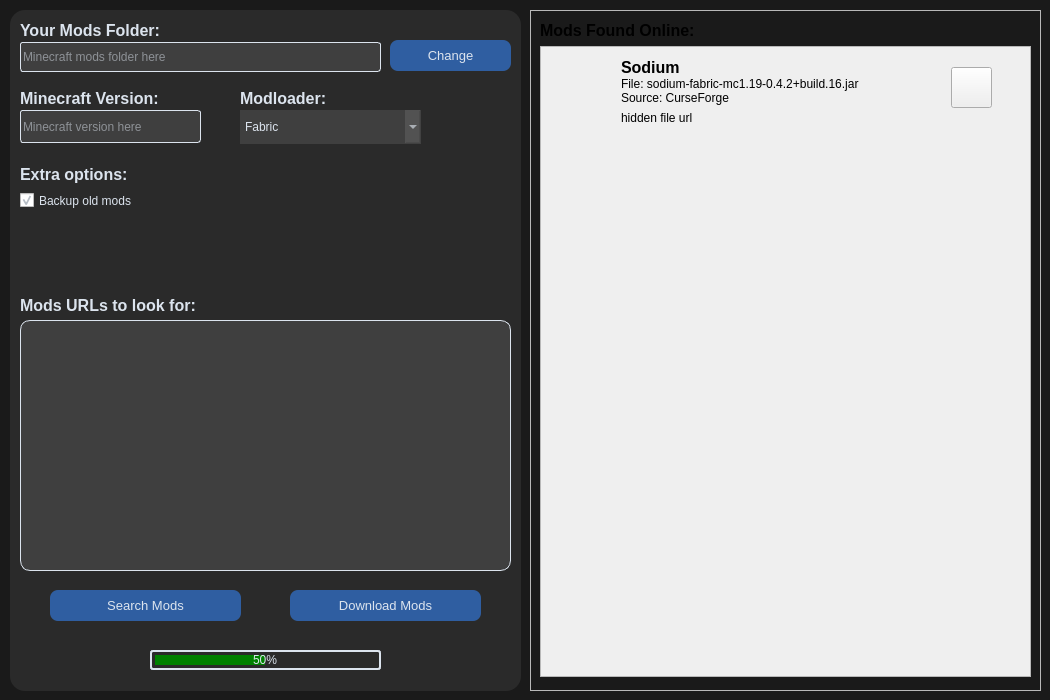
<?xml version="1.0" encoding="UTF-8"?>
<ui version="4.0">
 <class>MainWindow</class>
 <widget class="QMainWindow" name="MainWindow">
  <property name="geometry">
   <rect>
    <x>0</x>
    <y>0</y>
    <width>1050</width>
    <height>700</height>
   </rect>
  </property>
  <property name="minimumSize">
   <size>
    <width>1050</width>
    <height>700</height>
   </size>
  </property>
  <property name="maximumSize">
   <size>
    <width>1050</width>
    <height>700</height>
   </size>
  </property>
  <property name="windowTitle">
   <string>MC Mod Updater</string>
  </property>
  <property name="windowIcon">
   <iconset>
    <normaloff>../icon/mc_mod_updater_icon.ico</normaloff>../icon/mc_mod_updater_icon.ico</iconset>
  </property>
  <property name="styleSheet">
   <string notr="true">QMainWindow,
#centralwidget {
	background-color: #1a1a1a;
}

QMenuBar {
	background-color: #2a2a2a;
	color: #dce4ee;
}</string>
  </property>
  <widget class="QWidget" name="centralwidget">
   <widget class="QFrame" name="modsFrame">
    <property name="geometry">
     <rect>
      <x>530</x>
      <y>10</y>
      <width>511</width>
      <height>681</height>
     </rect>
    </property>
    <property name="styleSheet">
     <string notr="true">#modsFrame {
	background-color: #2a2a2a;
	border-radius: 15px;
}


/* Label */
QFrame QLabel {
	color: #DCE4EE;
}


/* Frame */
QFrame,
#scrollAreaWidgetContents {
	background-color: #2a2a2a;
}


/* modWidget */
#scrollAreaWidgetContents &gt; QWidget {
	background-color: rgba(255, 255, 255, 0.1);
	border-radius: 10px;
}


/* modWidget Label */
#scrollAreaWidgetContents &gt; QWidget QLabel {
	background-color: rgba(255, 255, 255, 0.0);
}


/* modWidget PushButton */
#scrollAreaWidgetContents &gt; QWidget QPushButton {
	background-color: #9e2c24;
	border-radius: 5px;
}
#scrollAreaWidgetContents &gt; QWidget QPushButton:pressed {
	background-color: #6b1d18;
}


/* ScrollArea */
QScrollArea {
	background-color: #2a2a2a;
	border-radius: 15px;
}
/* VERTICAL SCROLLBAR */
 QScrollBar:vertical {
	border: none;
    background: #2a2a2a;
    width: 10px;
 }
/*  HANDLE BAR VERTICAL */
QScrollBar::handle:vertical {	
	background: #DCE4EE;
	border-radius: 5px;
}
QScrollBar::handle:vertical:pressed {	
	background-color: #acb3bb;
}
/* BTN TOP - SCROLLBAR */
QScrollBar::sub-line:vertical, 
QScrollBar::add-line:vertical {
	height: 0px;
}
/* RESET ARROW */
QScrollBar::up-arrow:vertical, QScrollBar::down-arrow:vertical,
QScrollBar::add-page:vertical, QScrollBar::sub-page:vertical {
	background: none;
}
/* HORIZONTAL SCROLLBAR */
QScrollBar:horizontal {
	border: none;
    background: #3f3f3f;
    height: 10px;
	border-radius: 0px;
}
/*  HANDLE BAR HORIZONTAL */
QScrollBar::handle:horizontal {
	background: #DCE4EE;
	border-radius: 5px;
}
QScrollBar::handle:horizontal:pressed {	
	background-color: #acb3bb;
}
/* BTN TOP - SCROLLBAR */
QScrollBar::sub-line:horizontal, 
QScrollBar::add-line:horizontal {
	width: 0px;
}
/* RESET ARROW */
QScrollBar::up-arrow:horizontal, QScrollBar::down-arrow:horizontal,
QScrollBar::add-page:horizontal, QScrollBar::sub-page:horizontal {
	background: none;
}</string>
    </property>
    <property name="frameShape">
     <enum>QFrame::StyledPanel</enum>
    </property>
    <property name="frameShadow">
     <enum>QFrame::Raised</enum>
    </property>
    <widget class="QLabel" name="modsFoundOnlineLabel">
     <property name="geometry">
      <rect>
       <x>10</x>
       <y>10</y>
       <width>191</width>
       <height>21</height>
      </rect>
     </property>
     <property name="font">
      <font>
       <family>Segoe UI</family>
       <pointsize>12</pointsize>
       <weight>75</weight>
       <bold>true</bold>
      </font>
     </property>
     <property name="text">
      <string>Mods Found Online:</string>
     </property>
     <property name="alignment">
      <set>Qt::AlignLeading|Qt::AlignLeft|Qt::AlignVCenter</set>
     </property>
    </widget>
    <widget class="QScrollArea" name="scrollArea">
     <property name="geometry">
      <rect>
       <x>10</x>
       <y>36</y>
       <width>491</width>
       <height>631</height>
      </rect>
     </property>
     <property name="widgetResizable">
      <bool>true</bool>
     </property>
     <widget class="QWidget" name="scrollAreaWidgetContents">
      <property name="geometry">
       <rect>
        <x>0</x>
        <y>0</y>
        <width>491</width>
        <height>631</height>
       </rect>
      </property>
      <layout class="QVBoxLayout" name="verticalLayout">
       <property name="spacing">
        <number>10</number>
       </property>
       <property name="leftMargin">
        <number>0</number>
       </property>
       <property name="topMargin">
        <number>0</number>
       </property>
       <property name="rightMargin">
        <number>0</number>
       </property>
       <property name="bottomMargin">
        <number>0</number>
       </property>
       <item alignment="Qt::AlignTop">
        <widget class="QWidget" name="modWidgetExample" native="true">
         <property name="minimumSize">
          <size>
           <width>0</width>
           <height>80</height>
          </size>
         </property>
         <property name="maximumSize">
          <size>
           <width>470</width>
           <height>80</height>
          </size>
         </property>
         <widget class="QLabel" name="modIcon">
          <property name="geometry">
           <rect>
            <x>10</x>
            <y>10</y>
            <width>61</width>
            <height>61</height>
           </rect>
          </property>
          <property name="pixmap">
           <pixmap>../img/sodium-icon.png</pixmap>
          </property>
          <property name="scaledContents">
           <bool>true</bool>
          </property>
          <property name="alignment">
           <set>Qt::AlignCenter</set>
          </property>
         </widget>
         <widget class="QLabel" name="modName">
          <property name="geometry">
           <rect>
            <x>80</x>
            <y>10</y>
            <width>291</width>
            <height>21</height>
           </rect>
          </property>
          <property name="font">
           <font>
            <family>Segoe UI</family>
            <pointsize>12</pointsize>
            <weight>75</weight>
            <bold>true</bold>
           </font>
          </property>
          <property name="text">
           <string>Sodium</string>
          </property>
         </widget>
         <widget class="QLabel" name="modDetails">
          <property name="geometry">
           <rect>
            <x>80</x>
            <y>30</y>
            <width>321</width>
            <height>31</height>
           </rect>
          </property>
          <property name="font">
           <font>
            <family>Segoe UI</family>
            <pointsize>9</pointsize>
            <weight>50</weight>
            <bold>false</bold>
           </font>
          </property>
          <property name="text">
           <string>File: sodium-fabric-mc1.19-0.4.2+build.16.jar
Source: CurseForge</string>
          </property>
          <property name="textFormat">
           <enum>Qt::PlainText</enum>
          </property>
          <property name="alignment">
           <set>Qt::AlignLeading|Qt::AlignLeft|Qt::AlignTop</set>
          </property>
         </widget>
         <widget class="QPushButton" name="deleteButton">
          <property name="geometry">
           <rect>
            <x>410</x>
            <y>20</y>
            <width>41</width>
            <height>41</height>
           </rect>
          </property>
          <property name="text">
           <string/>
          </property>
          <property name="icon">
           <iconset>
            <normaloff>../img/trash.png</normaloff>../img/trash.png</iconset>
          </property>
          <property name="iconSize">
           <size>
            <width>32</width>
            <height>32</height>
           </size>
          </property>
         </widget>
         <widget class="QLabel" name="fileUrl">
          <property name="geometry">
           <rect>
            <x>80</x>
            <y>60</y>
            <width>321</width>
            <height>21</height>
           </rect>
          </property>
          <property name="text">
           <string>hidden file url</string>
          </property>
         </widget>
         <zorder>fileUrl</zorder>
         <zorder>modIcon</zorder>
         <zorder>modName</zorder>
         <zorder>deleteButton</zorder>
         <zorder>modDetails</zorder>
        </widget>
       </item>
      </layout>
     </widget>
    </widget>
   </widget>
   <widget class="QFrame" name="settingsFrame">
    <property name="geometry">
     <rect>
      <x>10</x>
      <y>10</y>
      <width>511</width>
      <height>681</height>
     </rect>
    </property>
    <property name="styleSheet">
     <string notr="true">QFrame {
	background-color: #2a2a2a;
	border-radius: 15px;
}


/* Label */
QLabel {
	color: #DCE4EE
}


/* PushButton */
QPushButton {
	color: #DCE4EE;
	background-color: #2f5ea1;
	border-radius: 8px;
}
QPushButton:pressed {
	color: #DCE4EE;
	background-color: #20406d;
}
#stopButton {
	background-color: #9e2c24;
}

#stopButton:pressed {
	background-color: #6b1d18;
}


/* LineEdit */
QLineEdit {
	color: #DCE4EE;
	background-color: rgba(255, 255, 255, 0.1);
	border-radius: 3px;
	border: 1px solid #DCE4EE;
}


/* ComboBox */
QComboBox {
	border-radius: 0px;
	color: #DCE4EE;
	background-color: rgba(255, 255, 255, 0.1);
}
QComboBox QListView {
	padding: 5px;
	color: #DCE4EE;
	background-color: rgba(255, 255, 255, 0.1);
	border-radius: 0px;
	outline: 0px;
}


/* CheckBox */
QCheckBox {
	color: #DCE4EE;
}


/* PlainTextEdit */
QPlainTextEdit {
	padding: 3px;
	border: 1px solid #DCE4EE;
	border-radius: 10px;
	color: #DCE4EE;
	background-color: rgba(255, 255, 255, 0.1);
}
/* VERTICAL SCROLLBAR */
QScrollBar:vertical {
	border: none;
    background: #3f3f3f;
    width: 10px;
	border-radius: 0px;
 }
/*  HANDLE BAR VERTICAL */
QScrollBar::handle:vertical {	
	background: #DCE4EE;
	border-radius: 5px;
}
QScrollBar::handle:vertical:pressed {	
	background-color: #acb3bb;
}
/* BTN TOP - SCROLLBAR */
QScrollBar::sub-line:vertical, 
QScrollBar::add-line:vertical {
	height: 0px;
}
/* RESET ARROW */
QScrollBar::up-arrow:vertical, QScrollBar::down-arrow:vertical,
QScrollBar::add-page:vertical, QScrollBar::sub-page:vertical {
	background: none;
}
/* HORIZONTAL SCROLLBAR */
QScrollBar:horizontal {
	border: none;
    background: #3f3f3f;
    height: 10px;
	border-radius: 0px;
}
/*  HANDLE BAR HORIZONTAL */
QScrollBar::handle:horizontal {
	background: #DCE4EE;
	border-radius: 5px;
}
QScrollBar::handle:horizontal:pressed {	
	background-color: #acb3bb;
}
/* BTN TOP - SCROLLBAR */
QScrollBar::sub-line:horizontal, 
QScrollBar::add-line:horizontal {
	width: 0px;
}
/* RESET ARROW */
QScrollBar::up-arrow:horizontal, QScrollBar::down-arrow:horizontal,
QScrollBar::add-page:horizontal, QScrollBar::sub-page:horizontal {
	background: none;
}


/* ProgressBar */
QProgressBar {
    border: 2px solid #dce4ee;
	padding: 3px;
    border-radius: 3px;
	color: #dce4ee;
    background-color: #2a2a2a;
}
QProgressBar::chunk {
	background-color: green;
}</string>
    </property>
    <property name="frameShape">
     <enum>QFrame::StyledPanel</enum>
    </property>
    <property name="frameShadow">
     <enum>QFrame::Raised</enum>
    </property>
    <widget class="QLabel" name="folderLabel">
     <property name="geometry">
      <rect>
       <x>10</x>
       <y>10</y>
       <width>321</width>
       <height>20</height>
      </rect>
     </property>
     <property name="font">
      <font>
       <family>Segoe UI</family>
       <pointsize>12</pointsize>
       <weight>75</weight>
       <bold>true</bold>
      </font>
     </property>
     <property name="text">
      <string>Your Mods Folder:</string>
     </property>
     <property name="alignment">
      <set>Qt::AlignLeading|Qt::AlignLeft|Qt::AlignVCenter</set>
     </property>
    </widget>
    <widget class="QLineEdit" name="folderInput">
     <property name="geometry">
      <rect>
       <x>10</x>
       <y>32</y>
       <width>361</width>
       <height>30</height>
      </rect>
     </property>
     <property name="font">
      <font>
       <family>Segoe UI</family>
       <pointsize>9</pointsize>
      </font>
     </property>
     <property name="text">
      <string/>
     </property>
     <property name="placeholderText">
      <string>Minecraft mods folder here</string>
     </property>
    </widget>
    <widget class="QLabel" name="urlsLabel">
     <property name="geometry">
      <rect>
       <x>10</x>
       <y>280</y>
       <width>471</width>
       <height>31</height>
      </rect>
     </property>
     <property name="font">
      <font>
       <family>Segoe UI</family>
       <pointsize>12</pointsize>
       <weight>75</weight>
       <bold>true</bold>
      </font>
     </property>
     <property name="text">
      <string>Mods URLs to look for:</string>
     </property>
     <property name="alignment">
      <set>Qt::AlignLeading|Qt::AlignLeft|Qt::AlignVCenter</set>
     </property>
    </widget>
    <widget class="QPlainTextEdit" name="modsTextEdit">
     <property name="geometry">
      <rect>
       <x>10</x>
       <y>310</y>
       <width>491</width>
       <height>251</height>
      </rect>
     </property>
     <property name="font">
      <font>
       <family>Segoe UI</family>
       <pointsize>9</pointsize>
      </font>
     </property>
     <property name="lineWrapMode">
      <enum>QPlainTextEdit::NoWrap</enum>
     </property>
    </widget>
    <widget class="QLineEdit" name="versionInput">
     <property name="geometry">
      <rect>
       <x>10</x>
       <y>100</y>
       <width>181</width>
       <height>33</height>
      </rect>
     </property>
     <property name="font">
      <font>
       <family>Segoe UI</family>
       <pointsize>9</pointsize>
      </font>
     </property>
     <property name="text">
      <string/>
     </property>
     <property name="maxLength">
      <number>8</number>
     </property>
     <property name="placeholderText">
      <string>Minecraft version here</string>
     </property>
    </widget>
    <widget class="QLabel" name="versionLabel">
     <property name="geometry">
      <rect>
       <x>10</x>
       <y>78</y>
       <width>181</width>
       <height>20</height>
      </rect>
     </property>
     <property name="font">
      <font>
       <family>Segoe UI</family>
       <pointsize>12</pointsize>
       <weight>75</weight>
       <bold>true</bold>
      </font>
     </property>
     <property name="text">
      <string>Minecraft Version:</string>
     </property>
     <property name="alignment">
      <set>Qt::AlignLeading|Qt::AlignLeft|Qt::AlignVCenter</set>
     </property>
    </widget>
    <widget class="QPushButton" name="searchModsButton">
     <property name="geometry">
      <rect>
       <x>40</x>
       <y>580</y>
       <width>191</width>
       <height>31</height>
      </rect>
     </property>
     <property name="font">
      <font>
       <family>Segoe UI</family>
       <pointsize>10</pointsize>
       <weight>50</weight>
       <bold>false</bold>
      </font>
     </property>
     <property name="text">
      <string>Search Mods</string>
     </property>
    </widget>
    <widget class="QPushButton" name="downloadModsButton">
     <property name="geometry">
      <rect>
       <x>280</x>
       <y>580</y>
       <width>191</width>
       <height>31</height>
      </rect>
     </property>
     <property name="font">
      <font>
       <family>Segoe UI</family>
       <pointsize>10</pointsize>
       <weight>50</weight>
       <bold>false</bold>
      </font>
     </property>
     <property name="text">
      <string>Download Mods</string>
     </property>
    </widget>
    <widget class="QComboBox" name="modloaderOptions">
     <property name="geometry">
      <rect>
       <x>230</x>
       <y>100</y>
       <width>181</width>
       <height>34</height>
      </rect>
     </property>
     <property name="font">
      <font>
       <family>Segoe UI</family>
       <pointsize>9</pointsize>
      </font>
     </property>
     <property name="currentIndex">
      <number>1</number>
     </property>
     <item>
      <property name="text">
       <string>Any</string>
      </property>
     </item>
     <item>
      <property name="text">
       <string>Fabric</string>
      </property>
     </item>
     <item>
      <property name="text">
       <string>Forge</string>
      </property>
     </item>
     <item>
      <property name="text">
       <string>Quilt</string>
      </property>
     </item>
     <item>
      <property name="text">
       <string>LiteLoader</string>
      </property>
     </item>
     <item>
      <property name="text">
       <string>Cauldron</string>
      </property>
     </item>
    </widget>
    <widget class="QLabel" name="modloaderLabel">
     <property name="geometry">
      <rect>
       <x>230</x>
       <y>78</y>
       <width>181</width>
       <height>20</height>
      </rect>
     </property>
     <property name="font">
      <font>
       <family>Segoe UI</family>
       <pointsize>12</pointsize>
       <weight>75</weight>
       <bold>true</bold>
      </font>
     </property>
     <property name="text">
      <string>Modloader:</string>
     </property>
     <property name="alignment">
      <set>Qt::AlignLeading|Qt::AlignLeft|Qt::AlignVCenter</set>
     </property>
    </widget>
    <widget class="QCheckBox" name="backupCheckBox">
     <property name="geometry">
      <rect>
       <x>10</x>
       <y>180</y>
       <width>151</width>
       <height>21</height>
      </rect>
     </property>
     <property name="font">
      <font>
       <family>Segoe UI</family>
       <pointsize>9</pointsize>
      </font>
     </property>
     <property name="toolTip">
      <string>Move old mods to a new backup folder</string>
     </property>
     <property name="text">
      <string>Backup old mods</string>
     </property>
     <property name="checked">
      <bool>true</bool>
     </property>
    </widget>
    <widget class="QLabel" name="extraOptionsLabel">
     <property name="geometry">
      <rect>
       <x>10</x>
       <y>149</y>
       <width>171</width>
       <height>31</height>
      </rect>
     </property>
     <property name="font">
      <font>
       <family>Segoe UI</family>
       <pointsize>12</pointsize>
       <weight>75</weight>
       <bold>true</bold>
      </font>
     </property>
     <property name="text">
      <string>Extra options:</string>
     </property>
     <property name="alignment">
      <set>Qt::AlignLeading|Qt::AlignLeft|Qt::AlignVCenter</set>
     </property>
    </widget>
    <widget class="QPushButton" name="folderButton">
     <property name="geometry">
      <rect>
       <x>380</x>
       <y>30</y>
       <width>121</width>
       <height>31</height>
      </rect>
     </property>
     <property name="font">
      <font>
       <family>Segoe UI</family>
       <pointsize>10</pointsize>
       <weight>50</weight>
       <bold>false</bold>
      </font>
     </property>
     <property name="text">
      <string>Change</string>
     </property>
    </widget>
    <widget class="QProgressBar" name="progressBar">
     <property name="geometry">
      <rect>
       <x>140</x>
       <y>640</y>
       <width>231</width>
       <height>20</height>
      </rect>
     </property>
     <property name="styleSheet">
      <string notr="true"/>
     </property>
     <property name="minimum">
      <number>0</number>
     </property>
     <property name="value">
      <number>50</number>
     </property>
     <property name="alignment">
      <set>Qt::AlignCenter</set>
     </property>
     <property name="format">
      <string>%p%</string>
     </property>
    </widget>
   </widget>
  </widget>
  <action name="actionadsad">
   <property name="text">
    <string>adsad</string>
   </property>
  </action>
  <action name="actionadasd">
   <property name="text">
    <string>adasd</string>
   </property>
  </action>
 </widget>
 <tabstops>
  <tabstop>folderInput</tabstop>
  <tabstop>folderButton</tabstop>
  <tabstop>versionInput</tabstop>
  <tabstop>modloaderOptions</tabstop>
  <tabstop>backupCheckBox</tabstop>
  <tabstop>modsTextEdit</tabstop>
  <tabstop>searchModsButton</tabstop>
  <tabstop>downloadModsButton</tabstop>
  <tabstop>scrollArea</tabstop>
 </tabstops>
 <resources/>
 <connections/>
</ui>
